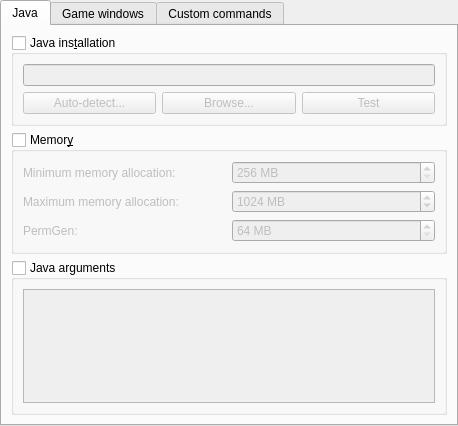
<?xml version="1.0" encoding="UTF-8"?>
<ui version="4.0">
 <class>InstanceSettingsPage</class>
 <widget class="QWidget" name="InstanceSettingsPage">
  <property name="geometry">
   <rect>
    <x>0</x>
    <y>0</y>
    <width>458</width>
    <height>426</height>
   </rect>
  </property>
  <layout class="QVBoxLayout" name="verticalLayout">
   <property name="leftMargin">
    <number>0</number>
   </property>
   <property name="topMargin">
    <number>0</number>
   </property>
   <property name="rightMargin">
    <number>0</number>
   </property>
   <property name="bottomMargin">
    <number>0</number>
   </property>
   <item>
    <widget class="QTabWidget" name="settingsTabs">
     <property name="tabShape">
      <enum>QTabWidget::Rounded</enum>
     </property>
     <property name="currentIndex">
      <number>0</number>
     </property>
     <widget class="QWidget" name="minecraftTab">
      <attribute name="title">
       <string notr="true">Java</string>
      </attribute>
      <layout class="QVBoxLayout" name="verticalLayout_5">
       <item>
        <widget class="QGroupBox" name="javaSettingsGroupBox">
         <property name="enabled">
          <bool>true</bool>
         </property>
         <property name="title">
          <string>Java ins&amp;tallation</string>
         </property>
         <property name="checkable">
          <bool>true</bool>
         </property>
         <property name="checked">
          <bool>false</bool>
         </property>
         <layout class="QGridLayout" name="gridLayout">
          <item row="0" column="0" colspan="3">
           <widget class="QLineEdit" name="javaPathTextBox"/>
          </item>
          <item row="1" column="0">
           <widget class="QPushButton" name="javaDetectBtn">
            <property name="text">
             <string>Auto-detect...</string>
            </property>
           </widget>
          </item>
          <item row="1" column="1">
           <widget class="QPushButton" name="javaBrowseBtn">
            <property name="text">
             <string>Browse...</string>
            </property>
           </widget>
          </item>
          <item row="1" column="2">
           <widget class="QPushButton" name="javaTestBtn">
            <property name="text">
             <string>Test</string>
            </property>
           </widget>
          </item>
         </layout>
        </widget>
       </item>
       <item>
        <widget class="QGroupBox" name="memoryGroupBox">
         <property name="enabled">
          <bool>true</bool>
         </property>
         <property name="title">
          <string>Memor&amp;y</string>
         </property>
         <property name="checkable">
          <bool>true</bool>
         </property>
         <property name="checked">
          <bool>false</bool>
         </property>
         <layout class="QGridLayout" name="gridLayout_2">
          <item row="1" column="1">
           <widget class="QSpinBox" name="maxMemSpinBox">
            <property name="toolTip">
             <string>The maximum amount of memory Minecraft is allowed to use.</string>
            </property>
            <property name="suffix">
             <string notr="true"> MB</string>
            </property>
            <property name="minimum">
             <number>512</number>
            </property>
            <property name="maximum">
             <number>65536</number>
            </property>
            <property name="singleStep">
             <number>128</number>
            </property>
            <property name="value">
             <number>1024</number>
            </property>
           </widget>
          </item>
          <item row="0" column="0">
           <widget class="QLabel" name="labelMinMem">
            <property name="text">
             <string>Minimum memory allocation:</string>
            </property>
           </widget>
          </item>
          <item row="1" column="0">
           <widget class="QLabel" name="labelMaxMem">
            <property name="text">
             <string>Maximum memory allocation:</string>
            </property>
           </widget>
          </item>
          <item row="0" column="1">
           <widget class="QSpinBox" name="minMemSpinBox">
            <property name="toolTip">
             <string>The amount of memory Minecraft is started with.</string>
            </property>
            <property name="suffix">
             <string notr="true"> MB</string>
            </property>
            <property name="minimum">
             <number>256</number>
            </property>
            <property name="maximum">
             <number>65536</number>
            </property>
            <property name="singleStep">
             <number>128</number>
            </property>
            <property name="value">
             <number>256</number>
            </property>
           </widget>
          </item>
          <item row="2" column="1">
           <widget class="QSpinBox" name="permGenSpinBox">
            <property name="toolTip">
             <string>The amount of memory available to store loaded Java classes.</string>
            </property>
            <property name="suffix">
             <string notr="true"> MB</string>
            </property>
            <property name="minimum">
             <number>64</number>
            </property>
            <property name="maximum">
             <number>999999999</number>
            </property>
            <property name="singleStep">
             <number>8</number>
            </property>
            <property name="value">
             <number>64</number>
            </property>
           </widget>
          </item>
          <item row="2" column="0">
           <widget class="QLabel" name="labelPermGen">
            <property name="text">
             <string notr="true">PermGen:</string>
            </property>
           </widget>
          </item>
         </layout>
        </widget>
       </item>
       <item>
        <widget class="QGroupBox" name="javaArgumentsGroupBox">
         <property name="enabled">
          <bool>true</bool>
         </property>
         <property name="title">
          <string>Java arguments</string>
         </property>
         <property name="checkable">
          <bool>true</bool>
         </property>
         <property name="checked">
          <bool>false</bool>
         </property>
         <layout class="QGridLayout" name="gridLayout_5">
          <item row="1" column="1">
           <widget class="QPlainTextEdit" name="jvmArgsTextBox"/>
          </item>
         </layout>
        </widget>
       </item>
       <item>
        <spacer name="verticalSpacerMinecraft">
         <property name="orientation">
          <enum>Qt::Vertical</enum>
         </property>
         <property name="sizeHint" stdset="0">
          <size>
           <width>0</width>
           <height>0</height>
          </size>
         </property>
        </spacer>
       </item>
      </layout>
     </widget>
     <widget class="QWidget" name="javaTab">
      <attribute name="title">
       <string>Game windows</string>
      </attribute>
      <layout class="QVBoxLayout" name="verticalLayout_3">
       <item>
        <widget class="QGroupBox" name="windowSizeGroupBox">
         <property name="enabled">
          <bool>true</bool>
         </property>
         <property name="title">
          <string>Game Window</string>
         </property>
         <property name="checkable">
          <bool>true</bool>
         </property>
         <property name="checked">
          <bool>false</bool>
         </property>
         <layout class="QVBoxLayout" name="verticalLayout_4">
          <item>
           <widget class="QCheckBox" name="maximizedCheckBox">
            <property name="text">
             <string>Start Minecraft maximized?</string>
            </property>
           </widget>
          </item>
          <item>
           <layout class="QGridLayout" name="gridLayoutWindowSize">
            <item row="1" column="0">
             <widget class="QLabel" name="labelWindowHeight">
              <property name="text">
               <string>Window height:</string>
              </property>
             </widget>
            </item>
            <item row="0" column="0">
             <widget class="QLabel" name="labelWindowWidth">
              <property name="text">
               <string>Window width:</string>
              </property>
             </widget>
            </item>
            <item row="0" column="1">
             <widget class="QSpinBox" name="windowWidthSpinBox">
              <property name="minimum">
               <number>1</number>
              </property>
              <property name="maximum">
               <number>65536</number>
              </property>
              <property name="singleStep">
               <number>1</number>
              </property>
              <property name="value">
               <number>854</number>
              </property>
             </widget>
            </item>
            <item row="1" column="1">
             <widget class="QSpinBox" name="windowHeightSpinBox">
              <property name="minimum">
               <number>1</number>
              </property>
              <property name="maximum">
               <number>65536</number>
              </property>
              <property name="value">
               <number>480</number>
              </property>
             </widget>
            </item>
           </layout>
          </item>
         </layout>
        </widget>
       </item>
       <item>
        <widget class="QGroupBox" name="consoleSettingsBox">
         <property name="enabled">
          <bool>true</bool>
         </property>
         <property name="title">
          <string>Conso&amp;le Settings</string>
         </property>
         <property name="checkable">
          <bool>true</bool>
         </property>
         <property name="checked">
          <bool>false</bool>
         </property>
         <layout class="QVBoxLayout" name="verticalLayout_2">
          <item>
           <widget class="QCheckBox" name="showConsoleCheck">
            <property name="text">
             <string>Show console while the game is running?</string>
            </property>
           </widget>
          </item>
          <item>
           <widget class="QCheckBox" name="autoCloseConsoleCheck">
            <property name="text">
             <string>Automatically close console when the game quits?</string>
            </property>
           </widget>
          </item>
         </layout>
        </widget>
       </item>
       <item>
        <spacer name="verticalSpacerMinecraft_2">
         <property name="orientation">
          <enum>Qt::Vertical</enum>
         </property>
         <property name="sizeHint" stdset="0">
          <size>
           <width>88</width>
           <height>125</height>
          </size>
         </property>
        </spacer>
       </item>
      </layout>
     </widget>
     <widget class="QWidget" name="tab">
      <attribute name="title">
       <string>Custom commands</string>
      </attribute>
      <layout class="QVBoxLayout" name="verticalLayout_6">
       <item>
        <widget class="QGroupBox" name="customCommandsGroupBox">
         <property name="enabled">
          <bool>true</bool>
         </property>
         <property name="title">
          <string>Cus&amp;tom Commands</string>
         </property>
         <property name="checkable">
          <bool>true</bool>
         </property>
         <property name="checked">
          <bool>false</bool>
         </property>
         <layout class="QGridLayout" name="gridLayout_4">
          <item row="2" column="0">
           <widget class="QLabel" name="labelPostExitCmd">
            <property name="text">
             <string>Post-exit command:</string>
            </property>
           </widget>
          </item>
          <item row="0" column="1">
           <widget class="QLineEdit" name="preLaunchCmdTextBox"/>
          </item>
          <item row="0" column="0">
           <widget class="QLabel" name="labelPreLaunchCmd">
            <property name="text">
             <string>Pre-launch command:</string>
            </property>
           </widget>
          </item>
          <item row="2" column="1">
           <widget class="QLineEdit" name="postExitCmdTextBox"/>
          </item>
          <item row="1" column="0">
           <widget class="QLabel" name="labelWrapperCmd">
            <property name="text">
             <string>Wrapper command:</string>
            </property>
           </widget>
          </item>
          <item row="1" column="1">
           <widget class="QLineEdit" name="wrapperCmdTextBox"/>
          </item>
         </layout>
        </widget>
       </item>
       <item>
        <widget class="QLabel" name="labelCustomCmdsDescription">
         <property name="text">
          <string>&lt;html&gt;&lt;head/&gt;&lt;body&gt;&lt;p&gt;Pre-launch command runs before the instance launches and post-exit command runs after it exits.&lt;/p&gt;&lt;p&gt;Both will be run in MultiMC's working directory with extra environment variables:&lt;/p&gt;&lt;ul style=&quot;margin-top: 0px; margin-bottom: 0px; margin-left: 0px; margin-right: 0px; -qt-list-indent: 1;&quot;&gt;&lt;li style=&quot; margin-top:12px; margin-bottom:0px; margin-left:0px; margin-right:0px; -qt-block-indent:0; text-indent:0px;&quot;&gt;INST_NAME - Name of the instance&lt;/li&gt;&lt;li style=&quot; margin-top:0px; margin-bottom:0px; margin-left:0px; margin-right:0px; -qt-block-indent:0; text-indent:0px;&quot;&gt;INST_ID - ID of the instance&lt;/li&gt;&lt;li style=&quot; margin-top:0px; margin-bottom:0px; margin-left:0px; margin-right:0px; -qt-block-indent:0; text-indent:0px;&quot;&gt;INST_DIR - absolute path of the instance&lt;/li&gt;&lt;li style=&quot; margin-top:0px; margin-bottom:0px; margin-left:0px; margin-right:0px; -qt-block-indent:0; text-indent:0px;&quot;&gt;INST_MC_DIR - absolute path of minecraft&lt;/li&gt;&lt;li style=&quot; margin-top:0px; margin-bottom:0px; margin-left:0px; margin-right:0px; -qt-block-indent:0; text-indent:0px;&quot;&gt;INST_JAVA - java binary used for launch&lt;/li&gt;&lt;li style=&quot; margin-top:0px; margin-bottom:12px; margin-left:0px; margin-right:0px; -qt-block-indent:0; text-indent:0px;&quot;&gt;INST_JAVA_ARGS - command-line parameters used for launch&lt;/li&gt;&lt;/ul&gt;&lt;/body&gt;&lt;/html&gt;</string>
         </property>
         <property name="alignment">
          <set>Qt::AlignLeading|Qt::AlignLeft|Qt::AlignTop</set>
         </property>
         <property name="wordWrap">
          <bool>true</bool>
         </property>
         <property name="textInteractionFlags">
          <set>Qt::LinksAccessibleByMouse|Qt::TextSelectableByMouse</set>
         </property>
        </widget>
       </item>
       <item>
        <spacer name="verticalSpacerMinecraft_3">
         <property name="orientation">
          <enum>Qt::Vertical</enum>
         </property>
         <property name="sizeHint" stdset="0">
          <size>
           <width>88</width>
           <height>186</height>
          </size>
         </property>
        </spacer>
       </item>
      </layout>
     </widget>
    </widget>
   </item>
  </layout>
 </widget>
 <tabstops>
  <tabstop>settingsTabs</tabstop>
  <tabstop>javaSettingsGroupBox</tabstop>
  <tabstop>javaPathTextBox</tabstop>
  <tabstop>javaDetectBtn</tabstop>
  <tabstop>javaBrowseBtn</tabstop>
  <tabstop>javaTestBtn</tabstop>
  <tabstop>memoryGroupBox</tabstop>
  <tabstop>minMemSpinBox</tabstop>
  <tabstop>maxMemSpinBox</tabstop>
  <tabstop>permGenSpinBox</tabstop>
  <tabstop>javaArgumentsGroupBox</tabstop>
  <tabstop>jvmArgsTextBox</tabstop>
  <tabstop>windowSizeGroupBox</tabstop>
  <tabstop>maximizedCheckBox</tabstop>
  <tabstop>windowWidthSpinBox</tabstop>
  <tabstop>windowHeightSpinBox</tabstop>
  <tabstop>consoleSettingsBox</tabstop>
  <tabstop>showConsoleCheck</tabstop>
  <tabstop>autoCloseConsoleCheck</tabstop>
  <tabstop>customCommandsGroupBox</tabstop>
  <tabstop>preLaunchCmdTextBox</tabstop>
  <tabstop>wrapperCmdTextBox</tabstop>
  <tabstop>postExitCmdTextBox</tabstop>
 </tabstops>
 <resources/>
 <connections/>
</ui>
